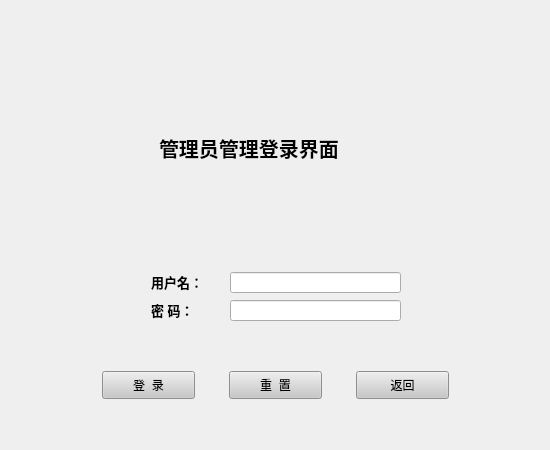
<?xml version="1.0" encoding="UTF-8"?>
<ui version="4.0">
 <class>SystemLogin</class>
 <widget class="QWidget" name="SystemLogin">
  <property name="geometry">
   <rect>
    <x>0</x>
    <y>0</y>
    <width>550</width>
    <height>450</height>
   </rect>
  </property>
  <property name="minimumSize">
   <size>
    <width>550</width>
    <height>450</height>
   </size>
  </property>
  <property name="maximumSize">
   <size>
    <width>550</width>
    <height>450</height>
   </size>
  </property>
  <property name="windowTitle">
   <string>Form</string>
  </property>
  <widget class="QLabel" name="label_2">
   <property name="geometry">
    <rect>
     <x>236</x>
     <y>181</y>
     <width>80</width>
     <height>80</height>
    </rect>
   </property>
   <property name="minimumSize">
    <size>
     <width>80</width>
     <height>80</height>
    </size>
   </property>
   <property name="maximumSize">
    <size>
     <width>80</width>
     <height>80</height>
    </size>
   </property>
   <property name="text">
    <string/>
   </property>
   <property name="pixmap">
    <pixmap resource="Resource.qrc">:/Images/superManager .png</pixmap>
   </property>
   <property name="scaledContents">
    <bool>true</bool>
   </property>
  </widget>
  <widget class="QLabel" name="label_3">
   <property name="geometry">
    <rect>
     <x>-30</x>
     <y>-10</y>
     <width>591</width>
     <height>481</height>
    </rect>
   </property>
   <property name="styleSheet">
    <string notr="true">border-image: url(:/Images/bg2.jpg);</string>
   </property>
   <property name="text">
    <string/>
   </property>
  </widget>
  <widget class="QLabel" name="lb_pwd">
   <property name="geometry">
    <rect>
     <x>151</x>
     <y>300</y>
     <width>64</width>
     <height>19</height>
    </rect>
   </property>
   <property name="font">
    <font>
     <pointsize>10</pointsize>
    </font>
   </property>
   <property name="text">
    <string>&lt;html&gt;&lt;head/&gt;&lt;body&gt;&lt;p&gt;&lt;span style=&quot; font-weight:600;&quot;&gt;密    码：&lt;/span&gt;&lt;/p&gt;&lt;/body&gt;&lt;/html&gt;</string>
   </property>
  </widget>
  <widget class="QPushButton" name="ptn_login">
   <property name="geometry">
    <rect>
     <x>102</x>
     <y>371</y>
     <width>93</width>
     <height>28</height>
    </rect>
   </property>
   <property name="styleSheet">
    <string notr="true">background-color: rgb(200, 200, 200);</string>
   </property>
   <property name="text">
    <string>登  录</string>
   </property>
  </widget>
  <widget class="QLineEdit" name="ted_pwd">
   <property name="geometry">
    <rect>
     <x>230</x>
     <y>300</y>
     <width>171</width>
     <height>21</height>
    </rect>
   </property>
  </widget>
  <widget class="QLineEdit" name="ted_user">
   <property name="geometry">
    <rect>
     <x>230</x>
     <y>272</y>
     <width>171</width>
     <height>21</height>
    </rect>
   </property>
  </widget>
  <widget class="QLabel" name="lb_login">
   <property name="geometry">
    <rect>
     <x>159</x>
     <y>131</y>
     <width>234</width>
     <height>34</height>
    </rect>
   </property>
   <property name="font">
    <font>
     <family>Cambria</family>
     <pointsize>15</pointsize>
    </font>
   </property>
   <property name="text">
    <string>&lt;html&gt;&lt;head/&gt;&lt;body&gt;&lt;p&gt;&lt;span style=&quot; font-weight:600;&quot;&gt;管理员管理登录界面&lt;/span&gt;&lt;/p&gt;&lt;/body&gt;&lt;/html&gt;</string>
   </property>
  </widget>
  <widget class="QLabel" name="label">
   <property name="geometry">
    <rect>
     <x>76</x>
     <y>11</y>
     <width>400</width>
     <height>100</height>
    </rect>
   </property>
   <property name="maximumSize">
    <size>
     <width>400</width>
     <height>100</height>
    </size>
   </property>
   <property name="text">
    <string/>
   </property>
   <property name="pixmap">
    <pixmap>Images/log001.png</pixmap>
   </property>
   <property name="scaledContents">
    <bool>true</bool>
   </property>
  </widget>
  <widget class="QPushButton" name="ptn_reset">
   <property name="geometry">
    <rect>
     <x>229</x>
     <y>371</y>
     <width>93</width>
     <height>28</height>
    </rect>
   </property>
   <property name="styleSheet">
    <string notr="true">background-color: rgb(200, 200, 200);</string>
   </property>
   <property name="text">
    <string>重  置</string>
   </property>
  </widget>
  <widget class="QLabel" name="lb_user">
   <property name="geometry">
    <rect>
     <x>151</x>
     <y>272</y>
     <width>72</width>
     <height>19</height>
    </rect>
   </property>
   <property name="font">
    <font>
     <pointsize>10</pointsize>
    </font>
   </property>
   <property name="text">
    <string>&lt;html&gt;&lt;head/&gt;&lt;body&gt;&lt;p&gt;&lt;span style=&quot; font-weight:600;&quot;&gt;用户名：&lt;/span&gt;&lt;/p&gt;&lt;/body&gt;&lt;/html&gt;</string>
   </property>
  </widget>
  <widget class="QPushButton" name="pbn_back">
   <property name="geometry">
    <rect>
     <x>356</x>
     <y>371</y>
     <width>93</width>
     <height>28</height>
    </rect>
   </property>
   <property name="styleSheet">
    <string notr="true">background-color: rgb(200, 200, 200);</string>
   </property>
   <property name="text">
    <string>返回</string>
   </property>
  </widget>
  <zorder>label_3</zorder>
  <zorder>layoutWidget_3</zorder>
  <zorder>layoutWidget_4</zorder>
  <zorder>layoutWidget_2</zorder>
  <zorder>layoutWidget</zorder>
  <zorder>label_2</zorder>
  <zorder>lb_pwd</zorder>
  <zorder>ptn_login</zorder>
  <zorder>ted_pwd</zorder>
  <zorder>ted_user</zorder>
  <zorder>lb_login</zorder>
  <zorder>label</zorder>
  <zorder>ptn_reset</zorder>
  <zorder>lb_user</zorder>
  <zorder>pbn_back</zorder>
 </widget>
 <resources>
  <include location="Resource.qrc"/>
 </resources>
 <connections/>
</ui>
